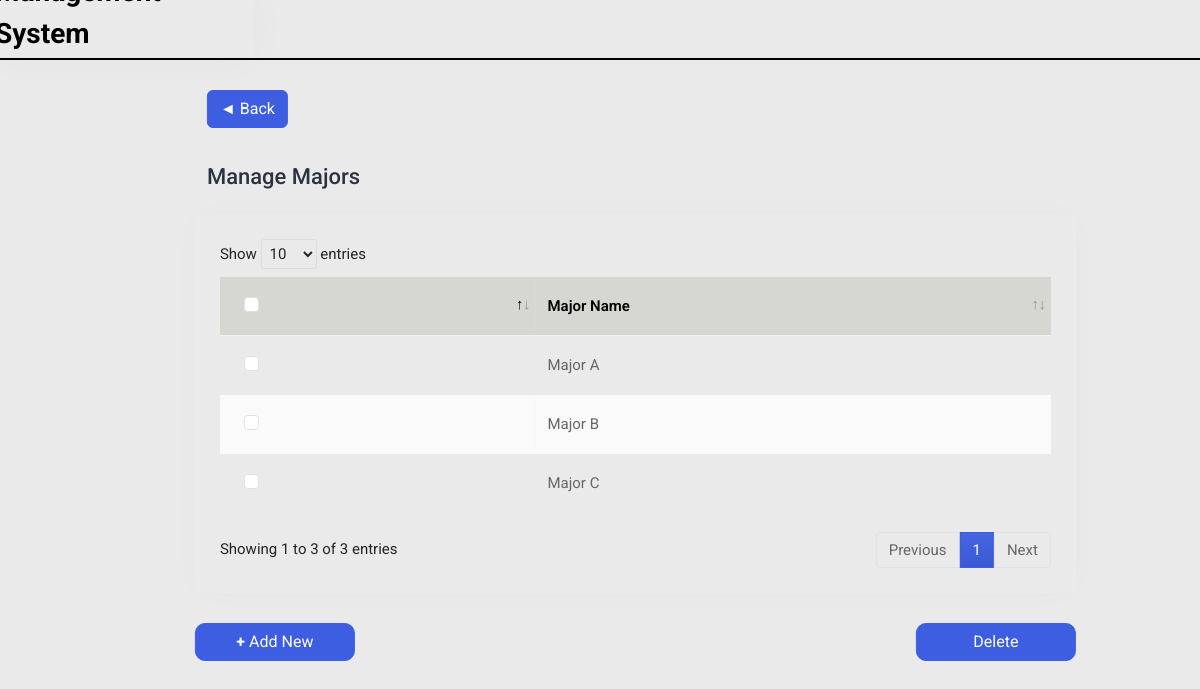
/manager-managemajors/ (signed in), run on an earlier commit of the app's database.
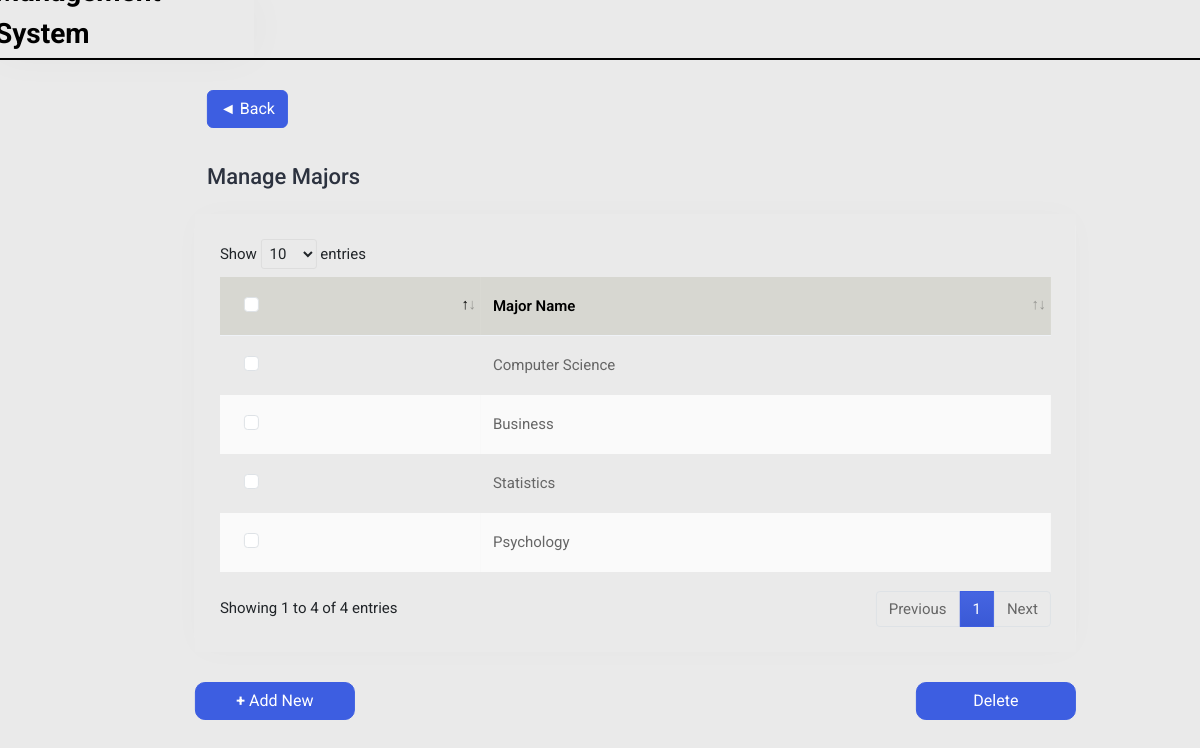
And on a later commit of the database.
### manager/models.py (models this page shows, shortened)
class Major(models.Model):
    name = models.CharField(max_length=50)

### manager/views.py (the view)
# urls.py: path('manager-managemajors/', views.manager_managemajors, name='manager-managemajors'),
@login_required
def manager_managemajors(request):
    major = Major.objects.all()
    context = {'major' : major}
    return render(request, 'manager_managemajors.html', context)

### manager/templates/manager_managemajors.html (shortened to what the changed rows need)
{% load static %}
<!DOCTYPE html>
<html lang="en">
<head>
    <link rel="stylesheet" href="{% static 'css/bootstrap.min.css' %}">
    <link rel="stylesheet" href="{% static 'plugins/datatables/datatables.min.css' %}">
    <link rel="stylesheet" href="{% static 'css/login_style.css' %}">
</head>
<body>
    <div class="main-wrapper">
        <div class="page-wrapper">
            <div class="content container-fluid">
                <div class="row">
                    <div class="col-sm-12">
                        <div class="card card-table comman-shadow">
                            <div class="card-body">
                                <div class="table-responsive">
                                    <table
                                        class="table border-0 star-student table-hover table-center mb-0 datatable table-striped">
                                        <thead class="student-thread">
                                            <tr>
                                                <th style="background: #d7d7d1;">
                                                    <div class="form-check check-tables">
                                                        <input class="form-check-input" type="checkbox"
                                                            value="something">
                                                    </div>
                                                </th>
                                                <th style="background: #d7d7d1;">Major Name</th>
                                            </tr>
                                        </thead>
                                        <tbody>
                                            {% for mjr in major %}
                                            <tr data-id="{{major.id}}">
                                                <td>
                                                    <div class="form-check check-tables">
                                                        <input class="form-check-input" type="checkbox"
                                                            name="selected-major[]" value="{{mjr.id}}">
                                                    </div>
                                                </td>
                                                <td>{{mjr.name}}</td>
                                            </tr>
                                            {% endfor %}
                                        </tbody>
                                    </table>
                                </div>
                            </div>
                        </div>
                    </div>
                </div>
            </div>
        </div>
    </div>
</body>
</html>

What changed in the data, as far as the page shows it:
changed Major: name "Major A" → "Computer Science"
changed Major: name "Major B" → "Business"
changed Major: name "Major C" → "Statistics"
added Major: name "Psychology"
Also different on the page:
text written by a page script: "Show entries Showing 1 to 3 of 3 entries Previous 1 Next" → "Show entries Showing 1 to 4 of 4 entries Previous 1 Next"
